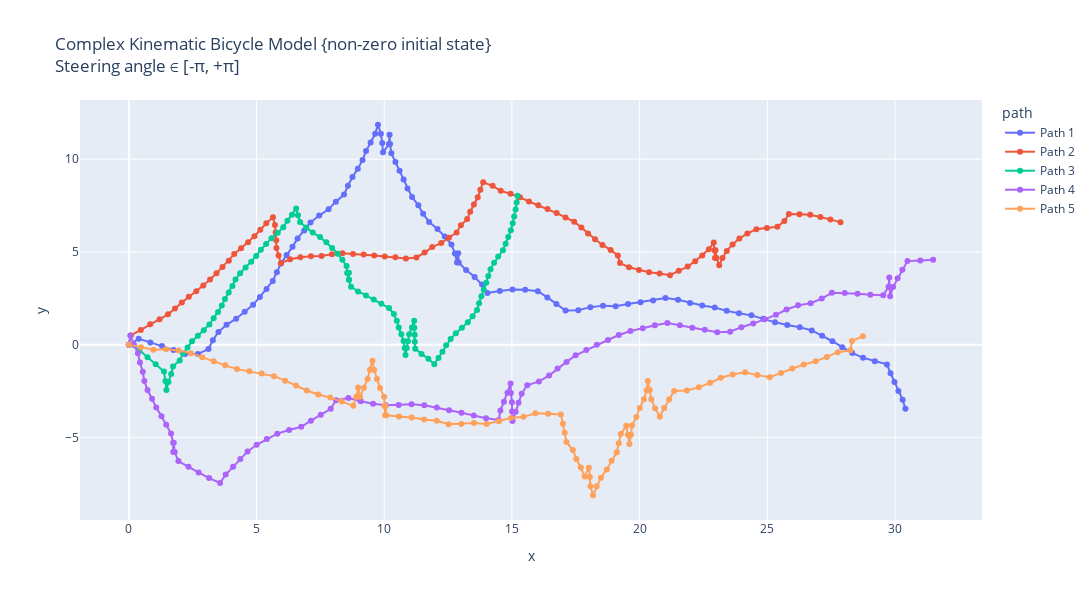

Notebook source saved alongside this figure:
### Markdown cell above
Making analytically more complex path, by introducing acceleration, initial heading and steering angle.
Complex Kinematic Bicycle Model with non-zero initial state : 
Trajectories with constant velocity, initial heading and steering angle as 0; 
But with complex kinematic_bicycle_model methods : kinematic_bicycle_model or kinematic_bicycle_model_w_slip

### Code cell
# Making 5 possible trajectories 
trajectories = []
for i in range (5):
    # Passed initial heading angle randomly (any angle b/w -90 to +90 degrees).
    # Passed acceleration; keeping acceleration constant for each trajectory, in a range of 0-2
    # Effect of acc. in the trajectory can be removed by making a = 0.0 
    # Initial delta can be any angle between -180 to +180 degrees.
    (x_traj, y_traj, θi, δi, a_traj, v_traj) = start_trajectory(v_init = 5, theta_init = round(np.pi * random.uniform(-0.5, 0.5), 2), a_init = round(random.uniform(-2, 2), 2), delta_init = round(np.pi * random.uniform(-1, 1), 2), mode = "complex")
    trajectories.append((x_traj, y_traj, θi, δi, a_traj, v_traj))

# Create a DataFrame for plotting
data = []
for i, (x_traj, y_traj, theta_init, delta_init, a_traj, v_traj) in enumerate(trajectories):
    for x, y, v in zip(x_traj, y_traj, v_traj):
        data.append({"x": x, "y": y, "v": v, "path": f"Path {i+1}"})
df = pd.DataFrame(data)

# Creating the plot using plotly.
fig = px.line(df, x="x", y="y", color="path", custom_data=["v"], title="Complex Kinematic Bicycle Model {non-zero initial state}  <br>Steering angle ∈ [-π, +π]", render_mode="svg")
# Adding hover functionality
fig.update_traces(mode="markers+lines", hovertemplate="<br>".join([
    "v: %{customdata[0]:.2f}",
    "x: %{x:.2f}",
    "y: %{y:.2f}"
]))
fig.update_layout(height=600,width=1130)
fig.show()

# Using matplotlib
plt.figure(figsize=(15, 6))
for i, (x_traj, y_traj, θi, δi, a_traj, v_traj) in enumerate(trajectories):
    # Model built such that a remains same inside; can be randomised by using a random statement.
    # print(x_traj,"\n", y_traj)
    plt.plot(x_traj, y_traj, label=f"Path {i+1}, θi = {θi}, δi = {δi}, ai = {a_traj[0]}", alpha = 0.7)
plt.xlabel("x [m]")
plt.ylabel("y [m]")
plt.title("Complex Kinematic Bicycle Model {non-zero initial state} \n Steering angle ∈ [-π, +π]")
plt.grid("True")
plt.legend()
plt.axis('equal')
plt.show()

# Using plt to show the velocity variation w.r.t. time :
dt = 0.1  # Time step
t_end = 10  # 10 seconds
t = np.arange(0, t_end + dt, dt)

plt.figure(figsize=(15, 6))
for i, (x_traj, y_traj, θi, δi, a_traj, v_traj) in enumerate(trajectories):
    # Model built such that a remains same inside; can be randomised by using a random statement.
    # print(x_traj,"\n", y_traj)
    plt.plot(t, v_traj, label=f"Path {i+1}", alpha = 0.7)
plt.ylabel("v [m/s]")
plt.xlabel("t [s]")
plt.grid("True")
plt.title("Velocity variation w.r.t. time")
plt.legend()
plt.show()
